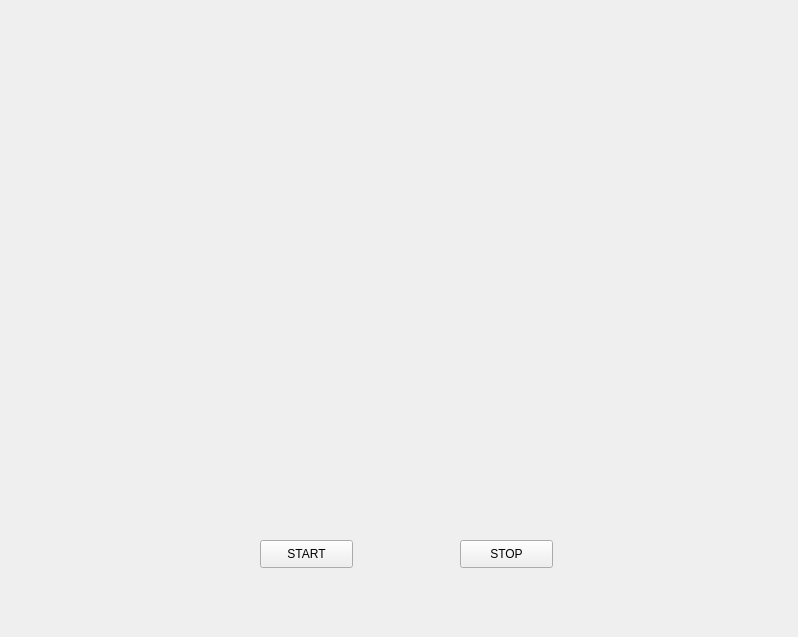
<?xml version="1.0" encoding="UTF-8"?>
<ui version="4.0">
 <class>MainWindow</class>
 <widget class="QMainWindow" name="MainWindow">
  <property name="geometry">
   <rect>
    <x>0</x>
    <y>0</y>
    <width>798</width>
    <height>637</height>
   </rect>
  </property>
  <property name="windowTitle">
   <string>MainWindow</string>
  </property>
  <widget class="QWidget" name="centralwidget">
   <widget class="QLabel" name="bg_1">
    <property name="geometry">
     <rect>
      <x>-150</x>
      <y>-130</y>
      <width>1301</width>
      <height>1021</height>
     </rect>
    </property>
    <property name="text">
     <string/>
    </property>
    <property name="pixmap">
     <pixmap>miniProject/Voice-assistant/Assets/black.webp</pixmap>
    </property>
    <property name="scaledContents">
     <bool>true</bool>
    </property>
   </widget>
   <widget class="QLabel" name="bg_2">
    <property name="geometry">
     <rect>
      <x>40</x>
      <y>-40</y>
      <width>711</width>
      <height>551</height>
     </rect>
    </property>
    <property name="text">
     <string/>
    </property>
    <property name="pixmap">
     <pixmap>miniProject/Voice-assistant/Assets/bubble.gif</pixmap>
    </property>
    <property name="scaledContents">
     <bool>true</bool>
    </property>
   </widget>
   <widget class="QPushButton" name="pushButton">
    <property name="geometry">
     <rect>
      <x>260</x>
      <y>540</y>
      <width>93</width>
      <height>28</height>
     </rect>
    </property>
    <property name="text">
     <string>START</string>
    </property>
   </widget>
   <widget class="QPushButton" name="pushButton_2">
    <property name="geometry">
     <rect>
      <x>460</x>
      <y>540</y>
      <width>93</width>
      <height>28</height>
     </rect>
    </property>
    <property name="text">
     <string>STOP</string>
    </property>
   </widget>
  </widget>
 </widget>
 <resources/>
 <connections/>
</ui>
